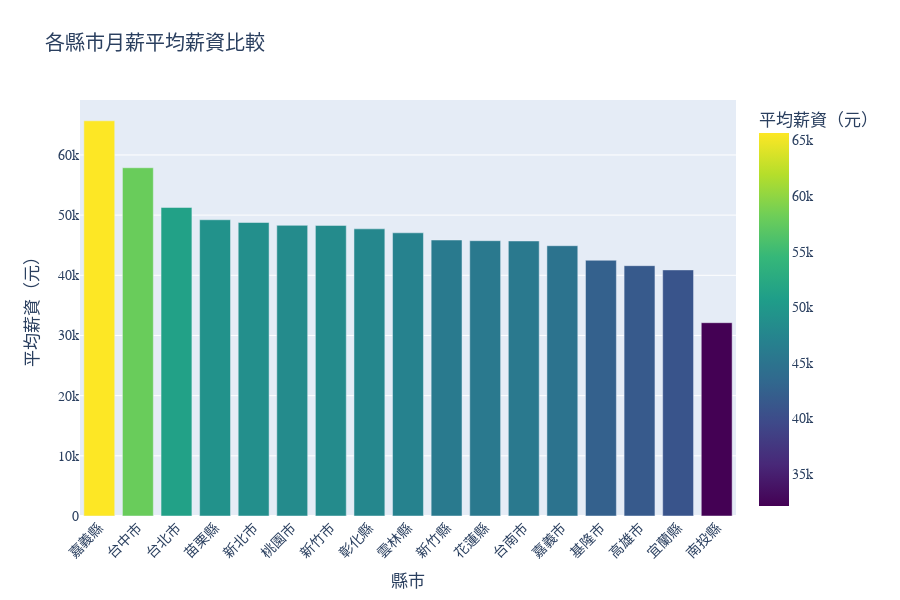

Notebook code for this chart:
### Code cell
import pandas as pd
import plotly.express as px

# 讀取資料
df = pd.read_excel("../data/104CrawlResult.xlsx", sheet_name="工作表1")

# 篩選「月薪」資料
df_monthly = df[df["給薪方式"] == "月薪"]

# 計算每個縣市的平均薪資
city_avg_salary = df_monthly.groupby("縣市")["平均薪資"].mean().reset_index()

# 依照平均薪資排序
city_avg_salary = city_avg_salary.sort_values(by="平均薪資", ascending=False)

# 繪製長條圖並使用顏色條
fig = px.bar(
    city_avg_salary,
    x="縣市",
    y="平均薪資",
    title="各縣市月薪平均薪資比較",
    labels={"平均薪資": "平均薪資（元）", "縣市": "縣市"},
    color="平均薪資",  # 設定顏色根據薪資的數值變化
    color_continuous_scale="Viridis",  # 使用 Viridis 顏色條 (也可以選擇其他顏色條)
)

# 更新圖表樣式
fig.update_layout(
    font=dict(family="Arial, 微軟正黑體, sans-serif", size=14),
    height=600,  # 調整圖高
    width=900,   # 調整圖寬
    xaxis_tickangle=-45,  # 讓x軸的縣市名稱顯示更清楚
)

fig.show()

### Figure 1 — Plotly figure (JSON) as saved in the notebook; plotly's stock layout.template omitted (floating-point values rounded to 4 significant figures)
{"data": [{"hovertemplate": "縣市=%{x}<br>平均薪資（元）=%{marker.color}<extra></extra>", "legendgroup": "", "marker": {"color": [65680.0, 57870.0, 51270.0, 49230.0, 48770.0, 48300.0, 48290.0, 47720.0, 47060.0, 45870.0, 45750.0, 45700.0, 44920.0, 42500.0, 41600.0, 40900.0, 32120.0], "coloraxis": "coloraxis", "pattern": {"shape": ""}}, "name": "", "orientation": "v", "showlegend": false, "textposition": "auto", "type": "bar", "x": ["嘉義縣", "台中市", "台北市", "苗栗縣", "新北市", "桃園市", "新竹市", "彰化縣", "雲林縣", "新竹縣", "花蓮縣", "台南市", "嘉義市", "基隆市", "高雄市", "宜蘭縣", "南投縣"], "xaxis": "x", "y": [65680.0, 57870.0, 51270.0, 49230.0, 48770.0, 48300.0, 48290.0, 47720.0, 47060.0, 45870.0, 45750.0, 45700.0, 44920.0, 42500.0, 41600.0, 40900.0, 32120.0], "yaxis": "y"}], "layout": {"barmode": "relative", "coloraxis": {"colorbar": {"title": {"text": "平均薪資（元）"}}, "colorscale": [[0, "#440154"], [0.1111, "#482878"], [0.2222, "#3e4989"], [0.3333, "#31688e"], [0.4444, "#26828e"], [0.5556, "#1f9e89"], [0.6667, "#35b779"], [0.7778, "#6ece58"], [0.8889, "#b5de2b"], [1, "#fde725"]]}, "font": {"family": "Arial, 微軟正黑體, sans-serif", "size": 14}, "height": 600, "legend": {"tracegroupgap": 0}, "title": {"text": "各縣市月薪平均薪資比較"}, "width": 900, "xaxis": {"anchor": "y", "domain": [0, 1], "tickangle": -45, "title": {"text": "縣市"}}, "yaxis": {"anchor": "x", "domain": [0, 1], "title": {"text": "平均薪資（元）"}}}}
